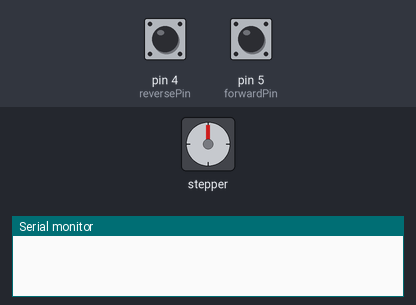
Bench run of a sketch on a simulated Arduino Uno, built with avr-gcc and run on an emulated ATmega328P. On the bench: stepper motor, the last lines printed to the serial monitor. Wiring (inferred from the names in the program): stepper motor driver (200 steps per turn assumed): step pin 8; direction pin 9. The inputs (shaded band) are chosen by the test bench; at power-on: pin 5 (forwardPin) HIGH, pin 4 (reversePin) HIGH.

Above: at 1.2 s.
1.3 s: pin 5 (forwardPin) pulled LOW for 3.2 s
At 5.2 s:
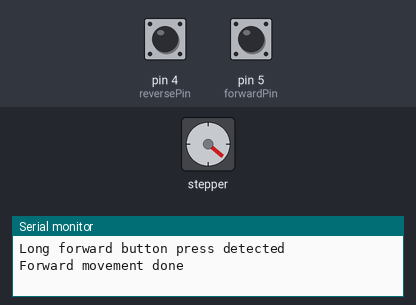
6.0 s: pin 5 (forwardPin) pulled LOW for 3.2 s
At 10.0 s:
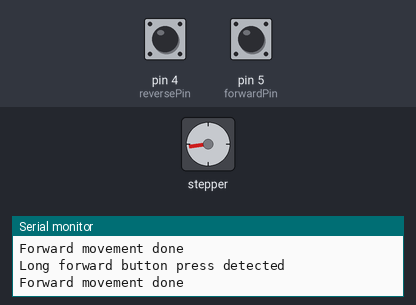
10.7 s: pin 4 (reversePin) pulled LOW for 3.2 s
At 14.8 s:
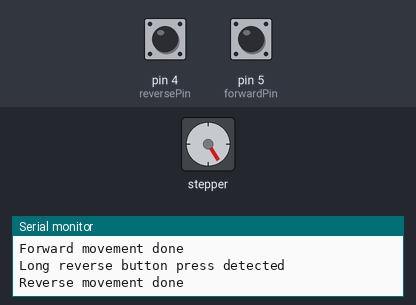
15.4 s: pin 4 (reversePin) pulsed LOW 2 times (0.12 s each, 0.3 s apart)
At 26.3 s:
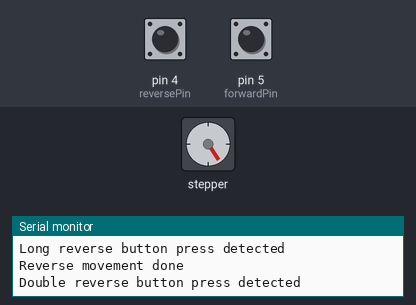
Timing chart, 0 to 26.9 s (numbered marks = the images above; inputs shaded):
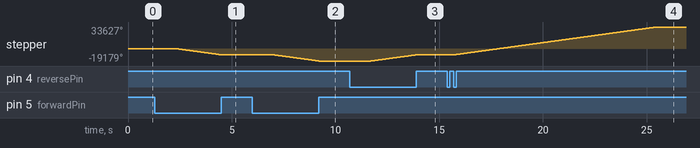

Measured:
- after the input at 1.3 s, stepper: turns 9590° counter-clockwise in 2.2 s, starting after 1.0 s
- after the input at 6.0 s, stepper: turns 9589° counter-clockwise in 2.2 s, starting after 1.0 s
- after the input at 10.7 s, stepper: turns 9607° clockwise in 2.2 s, starting after 1.0 s
- after the input at 15.4 s, stepper: turns 43199° clockwise in 9.8 s, starting after 0.31 s

The sketch:

sketch_feb5a_fast_copy_200revolutions.ino
```cpp
// Pin numbers
const int directionPin = 9;
const int stepPin = 8;
const int reversePin = 4;
const int forwardPin = 5;

// Variables to track button states and movement
bool forwardButtonPressed = false;
bool reverseButtonPressed = false;
bool forwardMovementDone = true;
bool reverseMovementDone = true;
unsigned long lastForwardPressTime = 0;
unsigned long lastReversePressTime = 0;
const unsigned long longPressDuration = 1000; // Adjust as needed for long press duration
bool doubleForwardPress = false;
bool doubleReversePress = false;
unsigned int forwardPressCount = 0;
unsigned int reversePressCount = 0;

// Other constants
const int NumSteps = 24000; // Number of steps to move the motor
const int Speed = 200;      // Speed at which the motor will "step" (shouldn't be less than 200)
int maxStep = 0;
void setup()
{
  Serial.begin(9600);
  pinMode(forwardPin, INPUT_PULLUP);
  pinMode(reversePin, INPUT_PULLUP);
  pinMode(directionPin, OUTPUT);
  pinMode(stepPin, OUTPUT);
  digitalWrite(directionPin, LOW);
  digitalWrite(stepPin, LOW);
}

void loop()
{
  // Read button states
  int forwardRead = digitalRead(forwardPin);
  int reverseRead = digitalRead(reversePin);

  // Check if the forward button is pressed
  if (forwardRead == LOW)
  {
    if (!forwardButtonPressed)
    {
      forwardButtonPressed = true;
      lastForwardPressTime = millis();
      forwardPressCount++;
    }
    else
    {
      if (millis() - lastForwardPressTime >= longPressDuration)
      {
        // Long press detected
        // Perform continuous movement
        forwardPressCount = 0;
        Serial.println("Long forward button press detected");
        digitalWrite(directionPin, LOW);

        // Move in one direction until the button is released
        while (digitalRead(forwardPin) == LOW && maxStep <= NumSteps)
        {
          digitalWrite(stepPin, HIGH);
          delayMicroseconds(Speed);
          digitalWrite(stepPin, LOW);
          delayMicroseconds(Speed);
          maxStep++;
        }

        Serial.println("Forward movement done");
        forwardButtonPressed = false;
      }
      else
      {
        // Double press check
        if (forwardPressCount == 2)
        {
          // Double press detected
          doubleForwardPress = true;
          forwardPressCount = 0;
        }
      }
    }
  }
  else
  {
    forwardButtonPressed = false;
  }

  // Check if the reverse button is pressed
  if (reverseRead == LOW)
  {
    if (!reverseButtonPressed)
    {
      reverseButtonPressed = true;
      lastReversePressTime = millis();
      reversePressCount++;
    }
    else
    {
      if (millis() - lastReversePressTime >= longPressDuration)
      {
        // Long press detected
        // Perform continuous movement
        reversePressCount = 0;
        Serial.println("Long reverse button press detected");
        digitalWrite(directionPin, HIGH);

        // Move in the reverse direction until the button is released
        while (digitalRead(reversePin) == LOW && maxStep >= 0)
        {
          digitalWrite(stepPin, HIGH);
          delayMicroseconds(Speed);
          digitalWrite(stepPin, LOW);
          delayMicroseconds(Speed);
          maxStep--;
        }

        Serial.println("Reverse movement done");
        reverseButtonPressed = false;
      }
      else
      {
        // Double press check
        if (reversePressCount == 2)
        {
          // Double press detected
          doubleReversePress = true;
          reversePressCount = 0;
        }
      }
    }
  }
  else
  {
    reverseButtonPressed = false;
  }

  // Handle double press actions
  if (doubleForwardPress)
  {
    // Perform action for double press on forward button
    Serial.println("Double forward button press detected");
    // Move in one direction
    for (int distance = 0; distance < NumSteps; distance++)
    {
      digitalWrite(stepPin, HIGH);
      delayMicroseconds(Speed);
      digitalWrite(stepPin, LOW);
      delayMicroseconds(Speed);
    }
    doubleForwardPress = false;
  }

  if (doubleReversePress)
  {
    // Perform action for double press on reverse button
    Serial.println("Double reverse button press detected");
    // Move in one direction
    for (int distance = 0; distance < NumSteps; distance++)
    {
      digitalWrite(stepPin, HIGH);
      delayMicroseconds(Speed);
      digitalWrite(stepPin, LOW);
      delayMicroseconds(Speed);
    }
    doubleReversePress = false;
  }

  // Add a small delay to avoid excessive loop iterations
  delay(10);
}
```
